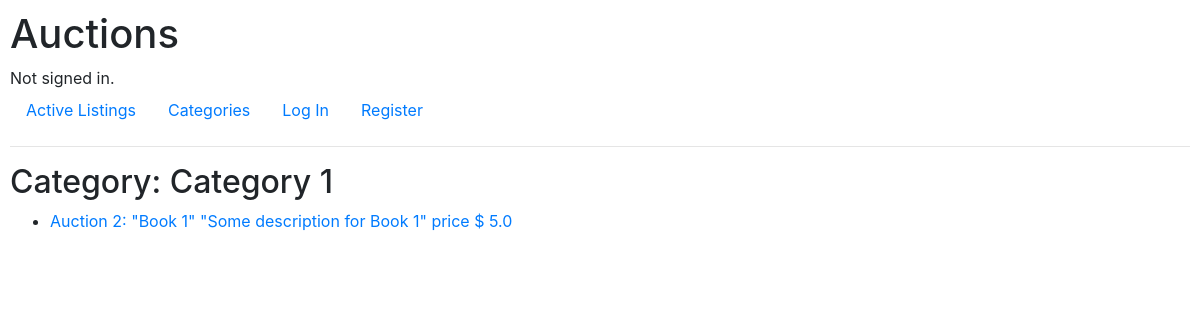
The app's page /auctions/categories/category/Category 1/, older data.
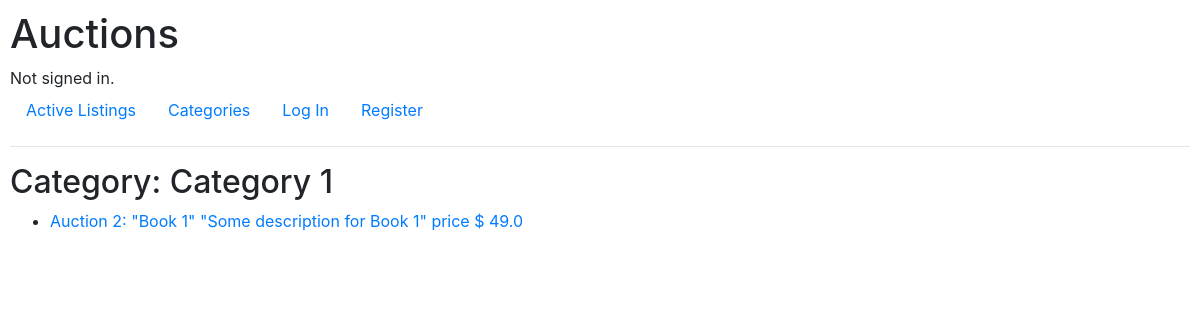
The same page, newer data.
### auctions/models.py (models this page shows, shortened)
class Auction(models.Model):
    title = models.CharField(
        unique=True, error_messages={'unique': "The auction with that title already exists."},
        max_length=64, verbose_name='title of auction')
    category = models.CharField(max_length=64)
    description = models.CharField(blank=True, max_length=124)
    image_url = models.CharField(blank=True, max_length=124)
    price = models.FloatField(default=0.0)
    owner = models.ForeignKey(User, on_delete=models.CASCADE, related_name="seller")  # user
    winner = models.ForeignKey(User, blank=True, null=True, on_delete=models.CASCADE, related_name="buyer")  # user
    is_active = models.BooleanField(default=True, verbose_name='active status')  # active or non_active

### auctions/views.py (the view)
# urls.py: path("categories/category/<str:category>/", views.category_view, name="category"),
def category_view(request, category):
    category_title = category
    return render(request, "auctions/category.html", {
        "auctions": Auction.objects.filter(category=category),
        "category_title": category_title,
    })

### auctions/templates/auctions/category.html
{% extends "auctions/layout.html" %}
{% block body %}
    <h2>Category: {{category_title}} </h2>
    <ul>
        {% for auction in auctions %}
            <li>
                <a href="{% url 'auction' auction.id %}">
                  Auction {{ auction.id}}: "{{auction.title}}" "{{auction.description}}" price $ {{auction.price}}
                </a>
            </li>
        {% endfor %}
    </ul>
{% endblock %}

Row changes from the older to the newer data that the page shows:
changed Auction "Book 1": price "5.0" → "49.0"
